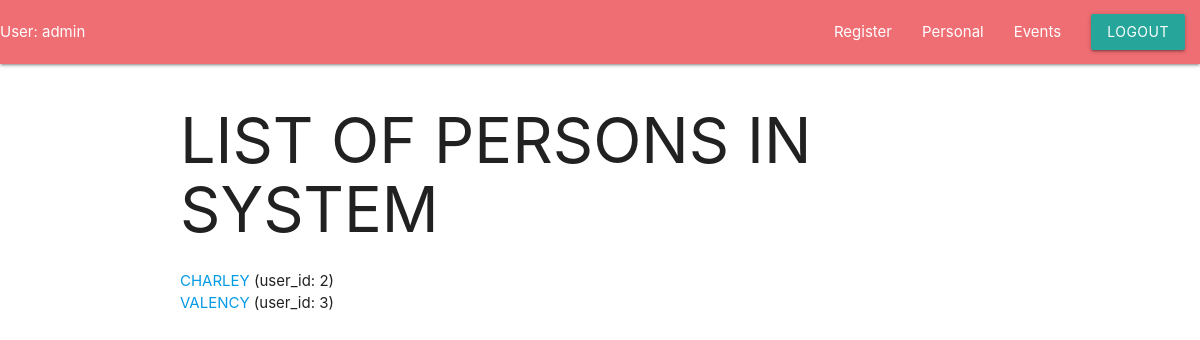
The app's page /account/ (signed in) with its own data.
### account/models.py (models this page shows, shortened)
class Person(models.Model):
    user = models.OneToOneField(User, blank=True, null=True, on_delete=models.CASCADE)
    name = models.CharField(max_length=200)
    surname = models.CharField(max_length=200)
    type = models.CharField(max_length=200)
    events = models.ManyToManyField('event.Event', through='event.Membership')
    class Meta:
        ordering = ["name"]

### account/views.py (the view)
# urls.py: path('', login_required(views.PersonListView.as_view()), name='person_list'),
class PersonListView(ListView):
    model = Person
    template_name = 'account/person_list.html'
    context_object_name = 'person_list'

### templates/account/person_list.html (shortened to what this page needs)
{%extends "base_generic.html"%}
{%block content%}
<h1>LIST OF PERSONS IN SYSTEM</h1>
{% if person_list %}
    <ul>
    {% for person in person_list %}
        <li><a href="/account/{{person.id}}">{{ person.name }}</a> (user_id: {{person.user.id}})</li>
    {% endfor %}
    </ul>
{% else %}
    <p>No people are available.</p>
{% endif %}
{%endblock content%}

### templates/base_generic.html (shortened to what this page needs)
<!DOCTYPE html>
<html lang="en">
<head>
    {%load static%}
    <link rel="stylesheet" href="{%static "css/materialize.css"%}"/>
    <link rel="stylesheet" href="{%static "css/app.css"%}"/>
</head>
<body>
    <nav>
        <div class="nav-wrapper">
            {% if user.is_authenticated %}
                <a>User: {{ user.get_username }}</a>
            {% endif %}
            <ul id="nav-mobile" class="right">
                <li><a href="/auth/register">Register</a></li>
                <li><a href="/account/">Personal</a></li>
                <li><a href="/events/">Events</a></li>
                {% if user.is_authenticated %}
                    <li><a class="waves-effect waves-light btn" href="{% url 'logout'%}">Logout</a></li>
                {% else %}
                    <li><a class="waves-effect waves-light btn" href="{% url 'login'%}">Login</a></li>
                    <li><a class="waves-effect waves-light btn" href="/auth/register">Register</a></li>
                {% endif %}
            </ul>
        </div>
    </nav>
    <div class="container">
        {% block content %}{% endblock %}
    </div>
</body>
</html>

### records on screen
Person: name "CHARLEY", user.id "2"
Person: name "VALENCY", user.id "3"

### other values on screen
{{ user.get_username }} "admin"
